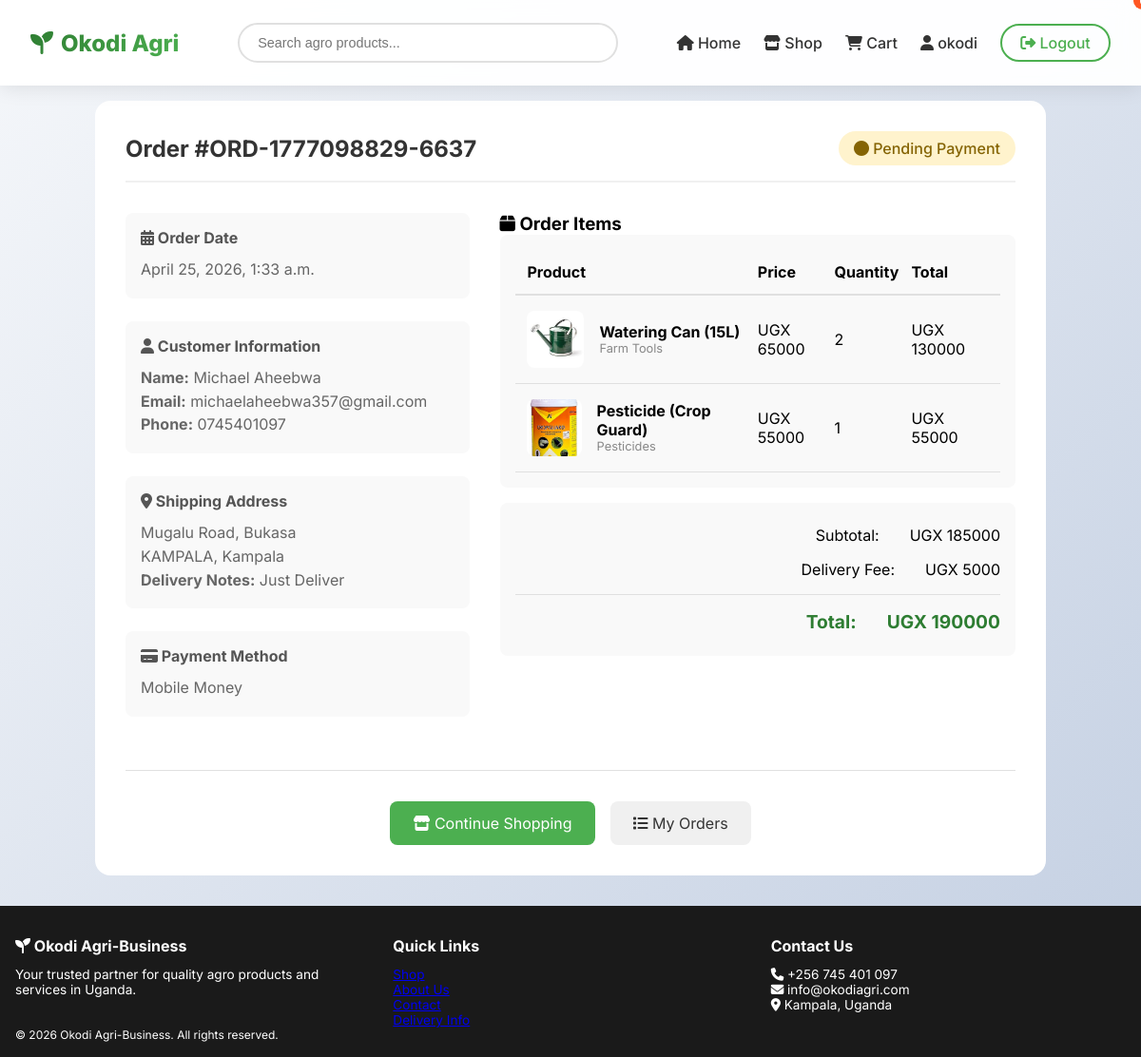
The page /orders/9/ (signed in) on the database its author committed.
### orders/models.py (models this page shows, shortened)
class Order(models.Model):
    ORDER_STATUS = (
        ('pending', 'Pending Payment'),
        ('processing', 'Processing'),
        ('shipped', 'Shipped'),
        ('delivered', 'Delivered'),
        ('cancelled', 'Cancelled'),
    )
    PAYMENT_METHODS = (
        ('cash', 'Cash on Delivery'),
        ('mobile_money', 'Mobile Money'),
        ('bank', 'Bank Transfer'),
    )
    user = models.ForeignKey(settings.AUTH_USER_MODEL, on_delete=models.CASCADE, null=True, blank=True)
    session_key = models.CharField(max_length=40, null=True, blank=True)
    order_number = models.CharField(max_length=20, unique=True)
    cart = models.ForeignKey(Cart, on_delete=models.CASCADE)
    status = models.CharField(max_length=20, choices=ORDER_STATUS, default='pending')
    payment_method = models.CharField(max_length=20, choices=PAYMENT_METHODS, default='cash')
    full_name = models.CharField(max_length=200)
    email = models.EmailField()
    phone = models.CharField(max_length=20)
    address = models.TextField()
    city = models.CharField(max_length=100)
    district = models.CharField(max_length=100)
    zip_code = models.CharField(max_length=20, blank=True)
    delivery_notes = models.TextField(blank=True)
    subtotal = models.DecimalField(max_digits=10, decimal_places=2)
    delivery_fee = models.DecimalField(max_digits=10, decimal_places=2, default=5000)
    total_amount = models.DecimalField(max_digits=10, decimal_places=2)
    created_at = models.DateTimeField(auto_now_add=True)
    updated_at = models.DateTimeField(auto_now=True)
    class Meta:
        ordering = ['-created_at']

class OrderItem(models.Model):
    order = models.ForeignKey(Order, on_delete=models.CASCADE, related_name='items')
    product = models.ForeignKey(Product, on_delete=models.CASCADE)
    quantity = models.PositiveIntegerField()
    price = models.DecimalField(max_digits=10, decimal_places=2)  # Price at time of purchase
    def get_total_price(self):
        return self.price * self.quantity

### shop/models.py (models this page shows, shortened)
class Product(models.Model):
    name = models.CharField(max_length=200)
    slug = models.SlugField(max_length=200, unique=True)
    description = models.TextField()
    category = models.ForeignKey(Category, on_delete=models.CASCADE, related_name='products')
    price = models.DecimalField(max_digits=10, decimal_places=2)
    stock_quantity = models.PositiveIntegerField(default=0)
    is_available = models.BooleanField(default=True)
    weight = models.DecimalField(max_digits=8, decimal_places=2, help_text='Weight in kg', blank=True, null=True)
    measurement = models.CharField(max_length=100, blank=True, help_text='e.g., 5kg bag, 1 liter bottle, etc.')
    supplier_name = models.CharField(max_length=200, blank=True)
    supplier_location = models.CharField(max_length=200, blank=True)
    main_image = models.ImageField(upload_to='products/main/', blank=True, null=True)
    additional_image_1 = models.ImageField(upload_to='products/additional/', blank=True, null=True)
    additional_image_2 = models.ImageField(upload_to='products/additional/', blank=True, null=True)
    additional_image_3 = models.ImageField(upload_to='products/additional/', blank=True, null=True)
    created_at = models.DateTimeField(auto_now_add=True)
    updated_at = models.DateTimeField(auto_now=True)
    PRODUCT_TYPES = [
        ('seeds', 'Seeds'),
        ('fertilizers', 'Fertilizers'),
        ('tools', 'Farm Tools'),
        ('livestock', 'Livestock'),
        ('fresh_produce', 'Fresh Produce'),
        ('processed', 'Processed Foods'),
        ('pesticides', 'Pesticides'),
        ('other', 'Other'),
    ]
    product_type = models.CharField(max_length=50, choices=PRODUCT_TYPES, default='other')
    class Meta:
        ordering = ['-created_at']
        indexes = [
            models.Index(fields=['id', 'slug']),
            models.Index(fields=['name']),
            models.Index(fields=['-created_at']),
        ]

class Category(models.Model):
    name = models.CharField(max_length=200)
    slug = models.SlugField(max_length=200, unique=True)
    description = models.TextField(blank=True)
    image = models.ImageField(upload_to='categories/', blank=True, null=True)
    created_at = models.DateTimeField(auto_now_add=True)
    updated_at = models.DateTimeField(auto_now=True)
    class Meta:
        verbose_name_plural = 'Categories'
        ordering = ['name']

### orders/views.py (the view)
# urls.py: path('<int:order_id>/', views.order_detail, name='order_detail'),
@login_required
def order_detail(request, order_id):
    order = get_object_or_404(Order, id=order_id)
    if order.user != request.user and not request.user.is_superuser:
        messages.error(request, 'You do not have permission to view this order')
        return redirect('shop:product_list')
    context = {
        'order': order,
        'order_items': order.items.all().select_related('product'),
    }
    return render(request, 'orders/order_detail.html', context)

### cart/context_processors.py (called while the page is built)
def cart_count(request):
    cart_count = 0
    if request.user.is_authenticated:
        try:
            cart = Cart.objects.get(user=request.user)
            cart_count = cart.get_total_items()
        except Cart.DoesNotExist:
            cart_count = 0
    elif request.session.session_key:
        try:
            cart = Cart.objects.get(session_key=request.session.session_key)
            cart_count = cart.get_total_items()
        except Cart.DoesNotExist:
            cart_count = 0
    return {'cart_count': cart_count}

### cart/models.py (called while the page is built)
    def get_total_items(self):
        return sum(item.quantity for item in self.items.all())

### templates/orders/order_detail.html (shortened to what this page needs)
{% extends 'base.html' %}
{% load static %}
{% block content %}
<div class="order-detail-container">
    <div class="order-header">
        <h1>Order #{{ order.order_number }}</h1>
        <div class="order-status status-{{ order.status }}">
            <i class="fas fa-circle"></i> {{ order.get_status_display }}
        </div>
    </div>
    <div class="order-content">
        <div class="order-info">
            <div class="info-section">
                <h3><i class="fas fa-calendar-alt"></i> Order Date</h3>
                <p>{{ order.created_at|date:"F j, Y, g:i a" }}</p>
            </div>
            <div class="info-section">
                <h3><i class="fas fa-user"></i> Customer Information</h3>
                <p><strong>Name:</strong> {{ order.full_name }}</p>
                <p><strong>Email:</strong> {{ order.email }}</p>
                <p><strong>Phone:</strong> {{ order.phone }}</p>
            </div>
            <div class="info-section">
                <h3><i class="fas fa-map-marker-alt"></i> Shipping Address</h3>
                <p>{{ order.address }}</p>
                <p>{{ order.city }}, {{ order.district }}</p>
                {% if order.delivery_notes %}
                <p><strong>Delivery Notes:</strong> {{ order.delivery_notes }}</p>
                {% endif %}
            </div>
            <div class="info-section">
                <h3><i class="fas fa-credit-card"></i> Payment Method</h3>
                <p>{{ order.get_payment_method_display }}</p>
            </div>
        </div>
        <div class="order-items">
            <h3><i class="fas fa-box"></i> Order Items</h3>
            <div class="items-table">
                <div class="items-header">
                    <div>Product</div>
                    <div>Price</div>
                    <div>Quantity</div>
                    <div>Total</div>
                </div>
                {% for item in order_items %}
                <div class="order-item">
                    <div class="item-product">
                        {% if item.product.main_image %}
                            <img src="{{ item.product.main_image.url }}" alt="{{ item.product.name }}" class="item-image">
                        {% else %}
                            <div class="item-image-placeholder">
                                <i class="fas fa-seedling"></i>
                            </div>
                        {% endif %}
                        <div class="item-details">
                            <strong>{{ item.product.name }}</strong>
                            <small>{{ item.product.category.name }}</small>
                        </div>
                    </div>
                    <div class="item-price">UGX {{ item.price|floatformat:0 }}</div>
                    <div class="item-quantity">{{ item.quantity }}</div>
                    <div class="item-total">UGX {{ item.get_total_price|floatformat:0 }}</div>
                </div>
                {% endfor %}
            </div>
            <div class="order-totals">
                <div class="total-row">
                    <span>Subtotal:</span>
                    <span>UGX {{ order.subtotal|floatformat:0 }}</span>
                </div>
                <div class="total-row">
                    <span>Delivery Fee:</span>
                    <span>UGX {{ order.delivery_fee|floatformat:0 }}</span>
                </div>
                <div class="total-row grand-total">
                    <span>Total:</span>
                    <span>UGX {{ order.total_amount|floatformat:0 }}</span>
                </div>
            </div>
        </div>
    </div>
    <div class="order-actions">
        <a href="/shop/" class="btn-continue">
            <i class="fas fa-store"></i> Continue Shopping
        </a>
        <a href="/orders/list/" class="btn-orders">
            <i class="fas fa-list"></i> My Orders
        </a>
    </div>
</div>
{% endblock %}

### templates/base.html (shortened to what this page needs)
<!DOCTYPE html>
<html lang="en">
<head>
    <link rel="stylesheet" href="https://cdnjs.cloudflare.com/ajax/libs/font-awesome/6.4.0/css/all.min.css">
</head>
<body>
    <nav class="navbar">
        <div class="nav-container">
            <div class="nav-top">
                <a href="/" class="logo">
                    <i class="fas fa-seedling"></i> Okodi Agri
                </a>
            </div>
            <div class="search-bar">
                <input type="text" placeholder="Search agro products..." id="searchInput">
            </div>
            <div class="nav-links">
                <a href="/"><i class="fas fa-home"></i> Home</a>
                <a href="/shop/"><i class="fas fa-store"></i> Shop</a>
                <div class="cart-icon">
                    <a href="/cart/"><i class="fas fa-shopping-cart"></i> Cart</a>
                    <span class="cart-count">{{ cart_count|default:0 }}</span>
                </div>
                {% if user.is_authenticated %}
                    <a href="/accounts/profile/"><i class="fas fa-user"></i> {{ user.username }}</a>
                    <form method="post" action="{% url 'accounts:logout' %}">
                        <button type="submit" class="btn-login"><i class="fas fa-sign-out-alt"></i> Logout</button>
                    </form>
                {% else %}
                    <a href="/accounts/login/" class="btn-login"><i class="fas fa-sign-in-alt"></i> Login</a>
                    <a href="/accounts/register/" class="btn-register"><i class="fas fa-user-plus"></i> Register</a>
                {% endif %}
            </div>
        </div>
    </nav>
    <main class="main-content">
        {% block content %}
        {% endblock %}
    </main>
    <footer class="footer">
        <div class="footer-content">
            <div class="footer-section">
                <h3><i class="fas fa-seedling"></i> Okodi Agri-Business</h3>
                <p>Your trusted partner for quality agro products and services in Uganda.</p>
            </div>
            <div class="footer-section">
                <h3>Quick Links</h3>
                <p><a href="/shop/">Shop</a></p>
                <p><a href="#">About Us</a></p>
                <p><a href="#">Contact</a></p>
                <p><a href="#">Delivery Info</a></p>
            </div>
            <div class="footer-section">
                <h3>Contact Us</h3>
                <p><i class="fas fa-phone"></i> +256 745 401 097</p>
                <p><i class="fas fa-envelope"></i> info@okodiagri.com</p>
                <p><i class="fas fa-map-marker-alt"></i> Kampala, Uganda</p>
            </div>
        </div>
        <div class="copyright">
            <p>&copy; 2026 Okodi Agri-Business. All rights reserved.</p>
        </div>
    </footer>
</body>
</html>

### templates/base.html (style rules this page uses)
* { margin: 0; padding: 0; box-sizing: border-box; }
body { font-family: 'Inter', sans-serif; background: linear-gradient(135deg, #f5f7fa 0%, #c3cfe2 100%); min-height: 100vh; }
.navbar { background: rgba(255, 255, 255, 0.95); backdrop-filter: blur(10px); box-shadow: 0 2px 20px rgba(0,0,0,0.1); position: sticky; top: 0; z-index: 1000; }
.nav-container { max-width: 1400px; margin: 0 auto; padding: 1rem 2rem; display: flex; justify-content: space-between; align-items: center; flex-wrap: wrap; }
.logo { font-size: 1.5rem; font-weight: 800; background: linear-gradient(135deg, #2e7d32, #4caf50); -webkit-background-clip: text; background-clip: text; color: transparent; text-decoration: none; display: flex; align-items: center; gap: 0.5rem; }
.nav-links { display: flex; gap: 1.5rem; align-items: center; }
.search-bar { flex: 1; max-width: 400px; margin: 0 1rem; }
.search-bar input { width: 100%; padding: 0.7rem 1.2rem; border: 2px solid #e0e0e0; border-radius: 50px; font-size: 0.9rem; transition: all 0.3s; }
.cart-count { position: absolute; top: -8px; right: -12px; background: #ff5722; color: white; border-radius: 50%; padding: 2px 6px; font-size: 0.7rem; font-weight: bold; }
.btn-login, .btn-register { padding: 0.5rem 1.2rem; border-radius: 50px; transition: all 0.3s; text-decoration: none; display: inline-block; }
.btn-login { background: transparent; border: 2px solid #4caf50; color: #4caf50; }
.main-content { max-width: 1400px; margin: 1rem auto; padding: 0 1rem; min-height: calc(100vh - 200px); }
.footer { background: #1a1a1a; color: white; padding: 2rem 1rem 1rem; margin-top: 2rem; }
.footer-content { max-width: 1400px; margin: 0 auto; display: grid; grid-template-columns: repeat(auto-fit, minmax(200px, 1fr)); gap: 1.5rem; }
.footer-section h3 { font-size: 1rem; margin-bottom: 0.8rem; }
.footer-section p, .footer-section a { font-size: 0.85rem; }
.copyright { font-size: 0.75rem; }
.nav-links a { text-decoration: none; color: #333; font-weight: 500; transition: color 0.3s; position: relative; }
.nav-links .btn-login, .nav-links .btn-register { display: inline-block; padding: 0.5rem 1.2rem; border-radius: 50px; text-decoration: none; font-weight: 500; }
.nav-links .btn-login { background: transparent; border: 2px solid #4caf50; color: #4caf50; }
.nav-links form button { background: transparent; border: 2px solid #4caf50; color: #4caf50; padding: 0.5rem 1.2rem; border-radius: 50px; font-weight: 500; cursor: pointer; transition: all 0.3s; font-family: inherit; font-size: inherit; }
.cart-icon a { color: #333; }
.nav-container { max-width: 1400px; margin: 0 auto; padding: 1rem 2rem; }
.nav-top { display: flex; justify-content: space-between; align-items: center; gap: 1rem; }
.search-bar { flex: 1; max-width: 400px; margin: 0.5rem 0; }

### rows shown on the page
Order: order_number "ORD-1777098829-6637", status "Pending Payment", created_at "April 25, 2026, 1:33 a.m.", full_name "Michael Aheebwa", email "michaelaheebwa357@gmail.com", phone "0745401097", address "Mugalu Road, Bukasa", city "KAMPALA", district "Kampala", delivery_notes "Just Deliver", payment_method "Mobile Money", subtotal "185000", delivery_fee "5000", total_amount "190000"
OrderItem: product.main_image (picture), product.name "Watering Can (15L)", product.category.name "Farm Tools", price "65000", quantity "2", get_total_price "130000"
OrderItem: product.main_image (picture), product.name "Pesticide (Crop Guard)", product.category.name "Pesticides", price "55000", quantity "1", get_total_price "55000"

### other values the page prints
{{ user.username }} "okodi"
